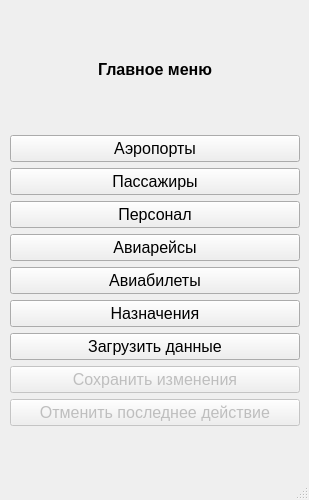
<?xml version="1.0" encoding="UTF-8"?>
<ui version="4.0">
 <class>MainWindow</class>
 <widget class="QMainWindow" name="MainWindow">
  <property name="geometry">
   <rect>
    <x>0</x>
    <y>0</y>
    <width>309</width>
    <height>500</height>
   </rect>
  </property>
  <property name="font">
   <font>
    <pointsize>12</pointsize>
   </font>
  </property>
  <property name="windowTitle">
   <string>Главное меню</string>
  </property>
  <widget class="QWidget" name="centralwidget">
   <widget class="QWidget" name="layoutWidget">
    <property name="geometry">
     <rect>
      <x>10</x>
      <y>10</y>
      <width>290</width>
      <height>416</height>
     </rect>
    </property>
    <layout class="QVBoxLayout" name="verticalLayout">
     <item>
      <widget class="QLabel" name="title_label">
       <property name="font">
        <font>
         <pointsize>12</pointsize>
         <bold>true</bold>
        </font>
       </property>
       <property name="text">
        <string>Главное меню</string>
       </property>
       <property name="alignment">
        <set>Qt::AlignmentFlag::AlignCenter</set>
       </property>
      </widget>
     </item>
     <item>
      <widget class="QPushButton" name="airport_button">
       <property name="text">
        <string>Аэропорты</string>
       </property>
      </widget>
     </item>
     <item>
      <widget class="QPushButton" name="passenger_button">
       <property name="text">
        <string>Пассажиры</string>
       </property>
      </widget>
     </item>
     <item>
      <widget class="QPushButton" name="staff_button">
       <property name="text">
        <string>Персонал</string>
       </property>
      </widget>
     </item>
     <item>
      <widget class="QPushButton" name="flight_button">
       <property name="text">
        <string>Авиарейсы</string>
       </property>
      </widget>
     </item>
     <item>
      <widget class="QPushButton" name="ticket_button">
       <property name="text">
        <string>Авиабилеты</string>
       </property>
      </widget>
     </item>
     <item>
      <widget class="QPushButton" name="purpose_button">
       <property name="text">
        <string>Назначения</string>
       </property>
      </widget>
     </item>
     <item>
      <widget class="QPushButton" name="load_button">
       <property name="text">
        <string>Загрузить данные</string>
       </property>
      </widget>
     </item>
     <item>
      <widget class="QPushButton" name="save_button">
       <property name="enabled">
        <bool>false</bool>
       </property>
       <property name="text">
        <string>Сохранить изменения</string>
       </property>
      </widget>
     </item>
     <item>
      <widget class="QPushButton" name="cancel_button">
       <property name="enabled">
        <bool>false</bool>
       </property>
       <property name="text">
        <string>Отменить последнее действие</string>
       </property>
      </widget>
     </item>
    </layout>
   </widget>
  </widget>
  <widget class="QMenuBar" name="menubar">
   <property name="geometry">
    <rect>
     <x>0</x>
     <y>0</y>
     <width>309</width>
     <height>33</height>
    </rect>
   </property>
  </widget>
  <widget class="QStatusBar" name="statusbar"/>
 </widget>
 <resources/>
 <connections/>
</ui>
